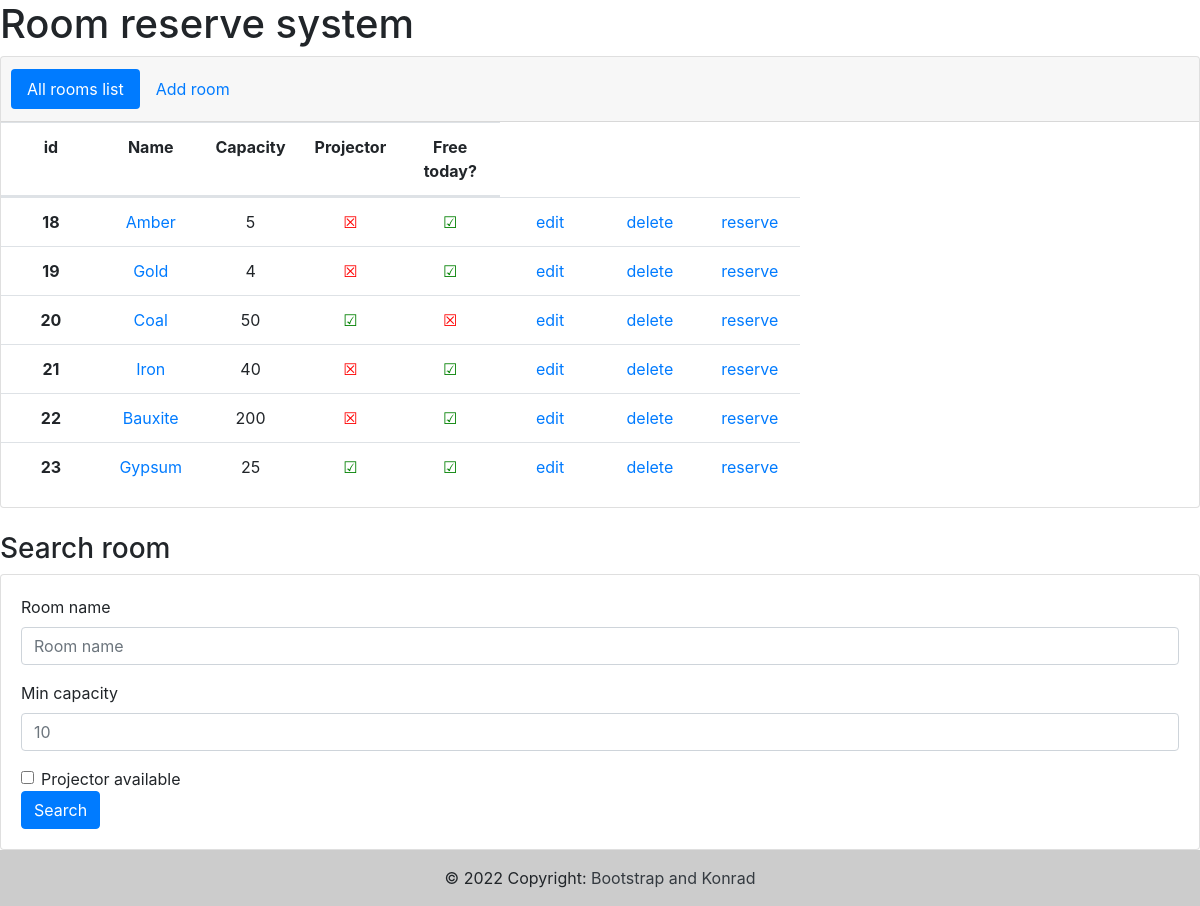
The page / on the database its author committed.
### reservation_app/models.py (models this page shows)
class RoomInfo(models.Model):
    name = models.CharField(max_length=255)
    capacity = models.PositiveIntegerField()
    projector_available = models.BooleanField(default=False)

### reservation_app/views.py (the view)
# urls.py: path('', main_page),
def main_page(request):
    all_rooms = RoomInfo.objects.all()
    reserved_today = RoomInfo.objects.filter(roomreservation__date=datetime.now()).values_list('id', flat=True)
    for room in all_rooms:
        room.available = None if room.id in reserved_today else True
    if request.method == 'GET':
        context = {'rooms': all_rooms}
        return render(request, "index2.html", context)

### reservation_app/templates/index2.html (shortened to what this page needs)
<!doctype html>
<html lang="en">
  <head>
    <link rel="stylesheet" href="https://cdn.jsdelivr.net/npm/bootstrap@4.0.0/dist/css/bootstrap.min.css">
  </head>
  <body>
    <h1>Room reserve system</h1>
     <div class="card text-center">
  <div class="card-header">
    <ul class="nav nav-pills card-header-pills">
      <li class="nav-item">
        <a class="nav-link active" href="/">All rooms list</a>
      </li>
      <li class="nav-item">
        <a class="nav-link " href="/room/new">Add room</a>
      </li>
    </ul>
  </div>
<table class="table">
  <thead>
    <tr class="d-flex">
      <th scope="col" class="col-1">id</th>
      <th scope="col" class="col-1">Name</th>
      <th scope="col" class="col-1">Capacity</th>
      <th scope="col" class="col-1">Projector</th>
      <th scope="col" class="col-1">Free today?</th>
    </tr>
  </thead>
  <tbody>
    {% for room in rooms %}
    <tr class="d-flex">
      <th scope="row" class="col-1">{{ room.id }}</th>
      <td class="col-1">
        <a href="/room/{{ room.id }}/">{{ room.name }}</a>
      </td>
      <td class="col-1">{{ room.capacity }}</td>
      {% if room.projector_available %}
        <td class="col-1" style="color:green;">&#9745;</td>
      {% else %}
        <td class="col-1" style="color:red;">&#9746;</td>
      {% endif %}
      {% if room.available %}
        <td class="col-1" style="color:green;">&#9745;</td>
      {% else %}
        <td class="col-1" style="color:red;">&#9746;</td>
      {% endif %}
      <td class="col-1">
        <a href="/room/modify/{{ room.id }}/">edit</a>
      </td>
      <td class="col-1">
        <a href="/room/delete/{{ room.id }}/">delete</a>
      </td>
      <td class="col-1">
        <a href="/room/reserve/{{ room.id }}/">reserve</a>
      </td>
    </tr>
    {% empty %}
      <tr><td colspan="6">No room availbale</td></tr>
    {% endfor %}
  </tbody>
</table>
</div>
<br>
<h3>Search room</h3>
<div class="card">
  <div class="card-body">
    <form action="/search" method="GET">
      <div class="form-group">
        <label for="room-name">Room name </label>
        <input type="text" class="form-control" id="room-name" aria-describedby="room-name-help" placeholder="Room name" name="room_name">
      </div>
      <div class="form-group">
        <label for="capacity">Min capacity</label>
        <input type="number" step="1" class="form-control" id="capacity" placeholder="10" name="capacity">
      </div>
      <div class="form-check">
        <input type="checkbox" class="form-check-input" name="projector" id="projector">
        <label class="form-check-label" for="projector">Projector available</label>
      </div>
      <button type="submit" class="btn btn-primary">Search</button>
    </form>
  </div>
</div>
  <div class="text-center p-3" style="background-color: rgba(0, 0, 0, 0.2);">
    © 2022 Copyright:
    <a class="text-dark" >Bootstrap and Konrad</a>
  </div>
  </body>
</html>

### rows shown on the page
RoomInfo: id "18", name "Amber", capacity "5"
RoomInfo: id "19", name "Gold", capacity "4"
RoomInfo: id "20", name "Coal", capacity "50"
RoomInfo: id "21", name "Iron", capacity "40"
RoomInfo: id "22", name "Bauxite", capacity "200"
RoomInfo: id "23", name "Gypsum", capacity "25"
